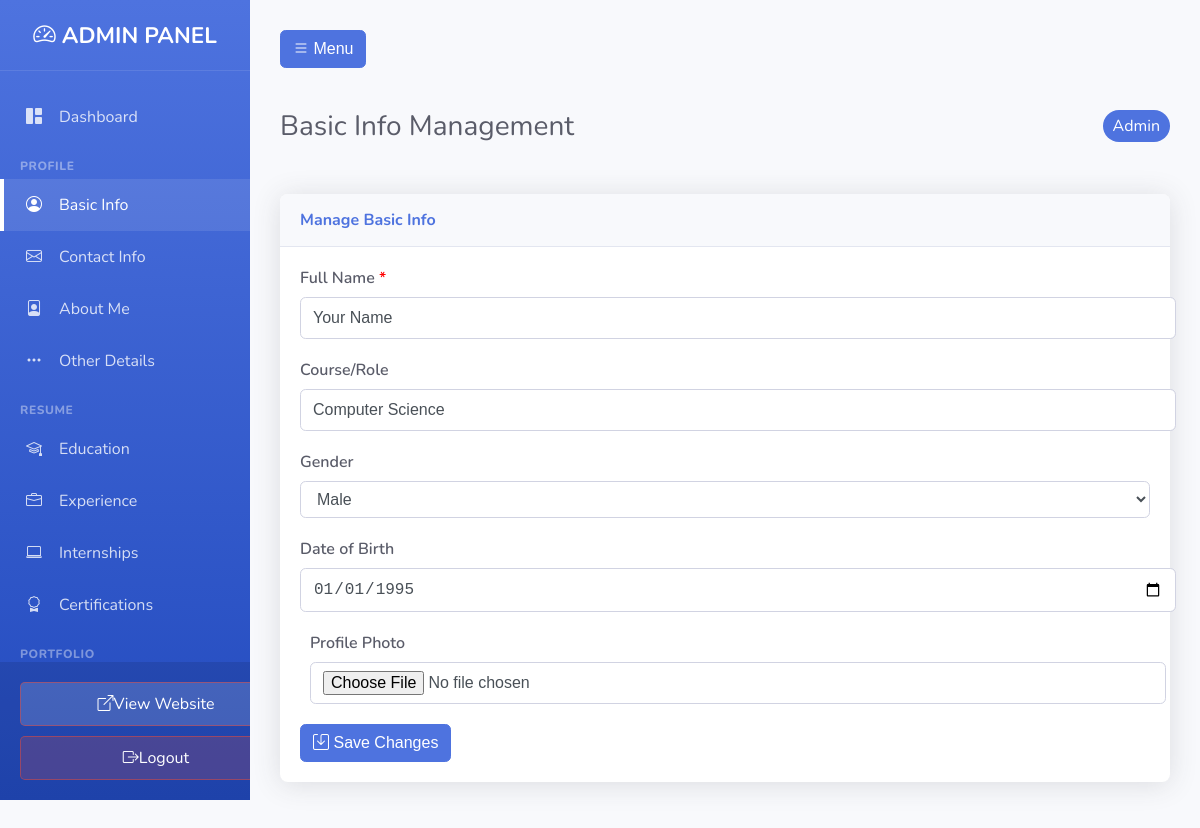
/admin.php?section=basic (signed in), run on the app's committed database.
### tables this page shows
CREATE TABLE IF NOT EXISTS basic_details (
    id INT AUTO_INCREMENT PRIMARY KEY,
    name VARCHAR(255) NOT NULL,
    course VARCHAR(100) DEFAULT NULL,
    gender VARCHAR(20) DEFAULT NULL,
    birth_date DATE DEFAULT NULL,
    languages VARCHAR(255) DEFAULT NULL,
    profile_photo VARCHAR(255) DEFAULT NULL,
    created_at TIMESTAMP DEFAULT CURRENT_TIMESTAMP,
    updated_at TIMESTAMP DEFAULT CURRENT_TIMESTAMP ON UPDATE CURRENT_TIMESTAMP
);

### includes/functions.php (called while the page is built, shortened)
<?php
function safeFetch($query) {
    global $pdo;
    try {
        $stmt = $pdo->query($query);
        $res = $stmt->fetch();
        return $res ?: [];
    } catch (Exception $e) {
        return [];
    }
}
function getBasicDetails() {
    return safeFetch("SELECT * FROM basic_details LIMIT 1");
}
?>

### admin.php (the view, shortened to what this page needs)
<?php
try {
    require_once 'includes/config.php';
    require_once 'includes/functions.php';
} catch (Exception $e) {
    error_log("File include error: " . $e->getMessage());
    die("Failed to load required files: " . $e->getMessage());
}
function getTableData($pdo, $table, $type = null) {
    try {
        if ($type) {
            $stmt = $pdo->prepare("SELECT * FROM $table WHERE type = ? ORDER BY id DESC");
            $stmt->execute([$type]);
        } else {
            $stmt = $pdo->query("SELECT * FROM $table ORDER BY id DESC");
        }
        return $stmt->fetchAll(PDO::FETCH_ASSOC);
    } catch (PDOException $e) {
        return [];
    }
}
$section = $_GET['section'] ?? 'dashboard';
$error = '';
try {
    $basicData = getBasicDetails();
    $projectsData = getTableData($pdo, 'projects');
    $professionalData = getTableData($pdo, 'experience', 'professional');
    $blogsData = getTableData($pdo, 'blogs');
    $skillsData = getTableData($pdo, 'skills');
} catch (Exception $e) {
    if (!isset($error)) $error = '';
    $error .= "Data retrieval error: " . $e->getMessage();
}
$sidebarGroups = [
    'Profile' => [
        'basic' => ['icon' => 'bi-person-circle', 'label' => 'Basic Info'],
        'contact' => ['icon' => 'bi-envelope', 'label' => 'Contact Info'],
        'about' => ['icon' => 'bi-file-person', 'label' => 'About Me'],
        'others' => ['icon' => 'bi-three-dots', 'label' => 'Other Details']
    ],
    'Resume' => [
        'education' => ['icon' => 'bi-mortarboard', 'label' => 'Education'],
        'professional' => ['icon' => 'bi-briefcase', 'label' => 'Experience'],
        'internship' => ['icon' => 'bi-laptop', 'label' => 'Internships'],
        'certifications' => ['icon' => 'bi-award', 'label' => 'Certifications']
    ],
    'Portfolio' => [
        'projects' => ['icon' => 'bi-code-square', 'label' => 'Projects'],
        'skills' => ['icon' => 'bi-cpu', 'label' => 'Skills'],
        'services' => ['icon' => 'bi-gear', 'label' => 'Services']
    ],
    'Content' => [
        'blogs' => ['icon' => 'bi-journal-text', 'label' => 'Blog Posts'],
        'awards' => ['icon' => 'bi-trophy', 'label' => 'Awards'],
        'gallery' => ['icon' => 'bi-images', 'label' => 'Gallery']
    ]
];
?>
<!DOCTYPE html>
<html lang="en">
<head>
    <link href="assets/css/admin.css" rel="stylesheet">
    <link rel="stylesheet" href="https://cdn.jsdelivr.net/npm/bootstrap-icons@1.11.3/font/bootstrap-icons.min.css">
</head>
<body>
    <aside class="sidebar" id="sidebar">
        <div class="sidebar-header">
            <h3><i class="bi bi-speedometer2"></i> ADMIN PANEL</h3>
        </div>
        <nav class="sidebar-nav">
            <a href="?section=dashboard" class="nav-item <?php echo $section === 'dashboard' ? 'active' : ''; ?>">
                <i class="bi bi-grid-1x2-fill"></i>
                <span>Dashboard</span>
            </a>
            <?php foreach ($sidebarGroups as $groupName => $items): ?>
                <div class="nav-group-title"><?php echo strtoupper($groupName); ?></div>
                <?php foreach ($items as $secKey => $secInfo): ?>
                    <a href="?section=<?php echo $secKey; ?>" class="nav-item <?php echo $section === $secKey ? 'active' : ''; ?>">
                        <i class="bi <?php echo $secInfo['icon']; ?>"></i>
                        <span><?php echo $secInfo['label']; ?></span>
                    </a>
                <?php endforeach; ?>
            <?php endforeach; ?>
        </nav>
        <div class="sidebar-footer">
            <a href="index.php" class="logout-btn" style="background: rgba(255,255,255,0.15); margin-bottom: 10px;" target="_blank">
                <i class="bi bi-box-arrow-up-right"></i> <span class="logout-text">View Website</span>
            </a>
            <a href="logout.php" class="logout-btn">
                <i class="bi bi-box-arrow-right"></i> <span class="logout-text">Logout</span>
            </a>
        </div>
    </aside>
    <main class="main-content">
        <div class="d-md-none" style="margin-bottom: 20px;">
            <button class="btn btn-primary" onclick="document.getElementById('sidebar').classList.toggle('show')">
                <i class="bi bi-list"></i> Menu
            </button>
        </div>
        <div class="page-header">
            <h1 class="page-title">
                <?php
                if ($section === 'dashboard') {
                    echo 'Dashboard Overview';
                } else {
                    foreach ($sidebarGroups as $group) {
                        if (isset($group[$section])) {
                            echo $group[$section]['label'] . ' Management';
                            break;
                        }
                    }
                }
                ?>
            </h1>
            <div class="user-info">
               <span class="badge bg-primary" style="background: var(--primary-color); color: white; padding: 5px 10px; border-radius: 20px;">Admin</span>
            </div>
        </div>
        <?php if ($section === 'dashboard'): ?>
            <div class="dashboard-grid">
                <?php
                $stats = [
                    ['title' => 'Total Skills', 'val' => count($skillsData), 'icon' => 'bi-cpu', 'color' => 'primary'],
                    ['title' => 'Projects', 'val' => count($projectsData), 'icon' => 'bi-code-square', 'color' => 'success'],
                    ['title' => 'Blog Posts', 'val' => count($blogsData), 'icon' => 'bi-journal-text', 'color' => 'info'],
                    ['title' => 'Experience', 'val' => count($professionalData) . ' Roles', 'icon' => 'bi-briefcase', 'color' => 'warning'],
                ];
                foreach ($stats as $stat): ?>
                    <div class="stat-card border-left-<?php echo $stat['color']; ?>">
                        <div class="stat-info">
                            <div class="stat-title text-<?php echo $stat['color']; ?>"><?php echo strtoupper($stat['title']); ?></div>
                            <div class="stat-val"><?php echo $stat['val']; ?></div>
                        </div>
                        <div class="stat-icon text-gray-300">
                            <i class="bi <?php echo $stat['icon']; ?>"></i>
                        </div>
                    </div>
                <?php endforeach; ?>
            </div>
            <div class="card">
                <div class="card-header">
                    <h4 class="card-title">Quick Actions</h4>
                </div>
                <div class="card-body">
                    <div style="display: flex; gap: 10px; flex-wrap: wrap;">
                        <a href="?section=basic" class="btn btn-primary">Edit Profile</a>
                        <a href="?section=projects" class="btn btn-success">Manage Projects</a>
                        <a href="?section=blogs" class="btn btn-info" style="color: white; background-color: var(--info-color);">Manage Blog</a>
                    </div>
                </div>
            </div>
        <?php else: ?>
            <div class="card animate-fade-up">
                <div class="card-header">
                    <h4 class="card-title">
                        <?php
                        foreach ($sidebarGroups as $group) {
                            if (isset($group[$section])) {
                                echo 'Manage ' . $group[$section]['label'];
                                break;
                            }
                        }
                        ?>
                    </h4>
                </div>
                <div class="card-body">
                    <?php if ($section === 'basic'): ?>
                        <form method="post" enctype="multipart/form-data">
                            <div class="form-row">
                                <div class="form-group">
                                    <label for="name">Full Name <span style="color: red;">*</span></label>
                                    <input type="text" id="name" name="name" class="form-control" value="<?php echo htmlspecialchars($basicData['name'] ?? ''); ?>" required>
                                </div>
                                <div class="form-group">
                                    <label for="course">Course/Role</label>
                                    <input type="text" id="course" name="course" class="form-control" value="<?php echo htmlspecialchars($basicData['course'] ?? ''); ?>">
                                </div>
                            </div>
                            <div class="form-row">
                                 <div class="form-group">
                                    <label for="gender">Gender</label>
                                    <select id="gender" name="gender" class="form-control">
                                        <option value="Male" <?php echo ($basicData['gender'] ?? '') === 'Male' ? 'selected' : ''; ?>>Male</option>
                                    </select>
                                </div>
                                <div class="form-group">
                                    <label for="birth_date">Date of Birth</label>
                                    <input type="date" id="birth_date" name="birth_date" class="form-control" value="<?php echo htmlspecialchars($basicData['birth_date'] ?? ''); ?>">
                                </div>
                            </div>
                            <div class="form-group">
                                 <label for="profile_photo">Profile Photo</label>
                                 <input type="file" id="profile_photo" name="profile_photo" class="form-control" accept="image/*">
                            </div>
                            <button type="submit" class="btn btn-primary"><i class="bi bi-save me-2"></i> Save Changes</button>
                        </form>
                    <?php endif; ?>
                </div>
            </div>
        <?php endif; ?>
    </main>
</body>
</html>

### assets/css/admin.css (style rules this page uses)
:root { --primary-color: #4e73df; --primary-dark: #224abe; --secondary-color: #858796; --success-color: #1cc88a; --info-color: #36b9cc; --warning-color: #f6c23e; --danger-color: #e74a3b; --light-color: #f8f9fc; --dark-color: #5a5c69; --sidebar-width: 250px; --header-height: 70px; }
body { font-family: 'Nunito', sans-serif; background-color: var(--light-color); margin: 0; overflow-x: hidden; }
.sidebar { width: var(--sidebar-width); height: 100vh; background: linear-gradient(180deg, var(--primary-color) 0%, var(--primary-dark) 100%); color: white; position: fixed; top: 0; left: 0; z-index: 100; transition: all 0.3s ease; display: flex; flex-direction: column; overflow-y: hidden; }
.sidebar-header { flex-shrink: 0; height: var(--header-height); display: flex; align-items: center; justify-content: center; font-weight: 800; font-size: 1.2rem; border-bottom: 1px solid rgba(255, 255, 255, 0.1); }
.sidebar-nav { padding: 20px 0; flex-grow: 1; overflow-y: auto; }
.nav-item { display: flex; align-items: center; padding: 15px 20px; color: rgba(255, 255, 255, 0.8); text-decoration: none; transition: all 0.2s; border-left: 4px solid transparent; }
.nav-item:hover, .nav-item.active { color: white; background: rgba(255, 255, 255, 0.1); border-left-color: white; text-decoration: none; }
.nav-item i { margin-right: 15px; width: 20px; text-align: center; }
.nav-group-title { padding: 15px 20px 5px; font-size: 0.75rem; font-weight: 800; color: rgba(255, 255, 255, 0.4); text-transform: uppercase; letter-spacing: 0.05em; }
.sidebar-footer { position: relative; flex-shrink: 0; width: 100%; padding: 20px; background: rgba(0, 0, 0, 0.1); }
.logout-btn { display: flex; align-items: center; justify-content: center; width: 100%; padding: 10px; background: rgba(231, 74, 59, 0.2); color: white; border: 1px solid rgba(231, 74, 59, 0.5); border-radius: 5px; text-decoration: none; transition: all 0.2s; }
.main-content { margin-left: var(--sidebar-width); padding: 30px; min-height: 100vh; transition: all 0.3s ease; }
.page-header { display: flex; justify-content: space-between; align-items: center; margin-bottom: 30px; }
.page-title { font-size: 1.75rem; color: var(--dark-color); font-weight: 400; }
.card { background: white; border-radius: 8px; box-shadow: 0 0.15rem 1.75rem 0 rgba(58, 59, 69, 0.15); margin-bottom: 30px; border: none; }
.card-header { padding: 15px 20px; border-bottom: 1px solid #e3e6f0; background: #f8f9fc; display: flex; justify-content: space-between; align-items: center; border-radius: 8px 8px 0 0; }
.card-title { margin: 0; font-weight: 700; color: var(--primary-color); }
.card-body { padding: 20px; }
.form-row { display: flex; flex-wrap: wrap; margin-right: -10px; margin-left: -10px; }
.form-group { flex: 1 0 50%; padding: 0 10px; margin-bottom: 20px; min-width: 300px; }
.form-control { display: block; width: 100%; padding: 0.5rem 0.75rem; font-size: 1rem; line-height: 1.5; color: #495057; background-color: #fff; background-clip: padding-box; border: 1px solid #d1d3e2; border-radius: 0.35rem; transition: border-color 0.15s ease-in-out, box-shadow 0.15s ease-in-out; }
label { display: inline-block; margin-bottom: 0.5rem; font-weight: 600; color: var(--dark-color); }
.btn { display: inline-block; font-weight: 400; color: #212529; text-align: center; vertical-align: middle; cursor: pointer; background-color: transparent; border: 1px solid transparent; padding: 0.375rem 0.75rem; font-size: 1rem; line-height: 1.5; border-radius: 0.35rem; transition: color 0.15s ease-in-out, background-color 0.15s ease-in-out, border-color 0.15s ease-in-out, box-shadow 0.15s ease-in-out; }
.btn-primary { color: #fff; background-color: var(--primary-color); border-color: var(--primary-color); }

### data on the page
basic_details: name "Your Name", course "Computer Science", gender "Male", birth_date "01/01/1995"

### other printed values
$groupName "PROFILE"
$secInfo['label'] "Basic Info"
$secInfo['label'] "Contact Info"
$secInfo['label'] "About Me"
$secInfo['label'] "Other Details"
$groupName "RESUME"
$secInfo['label'] "Education"
$secInfo['label'] "Experience"
$secInfo['label'] "Internships"
$secInfo['label'] "Certifications"
$groupName "PORTFOLIO"
$group[$section]['label'] "Basic Info"
